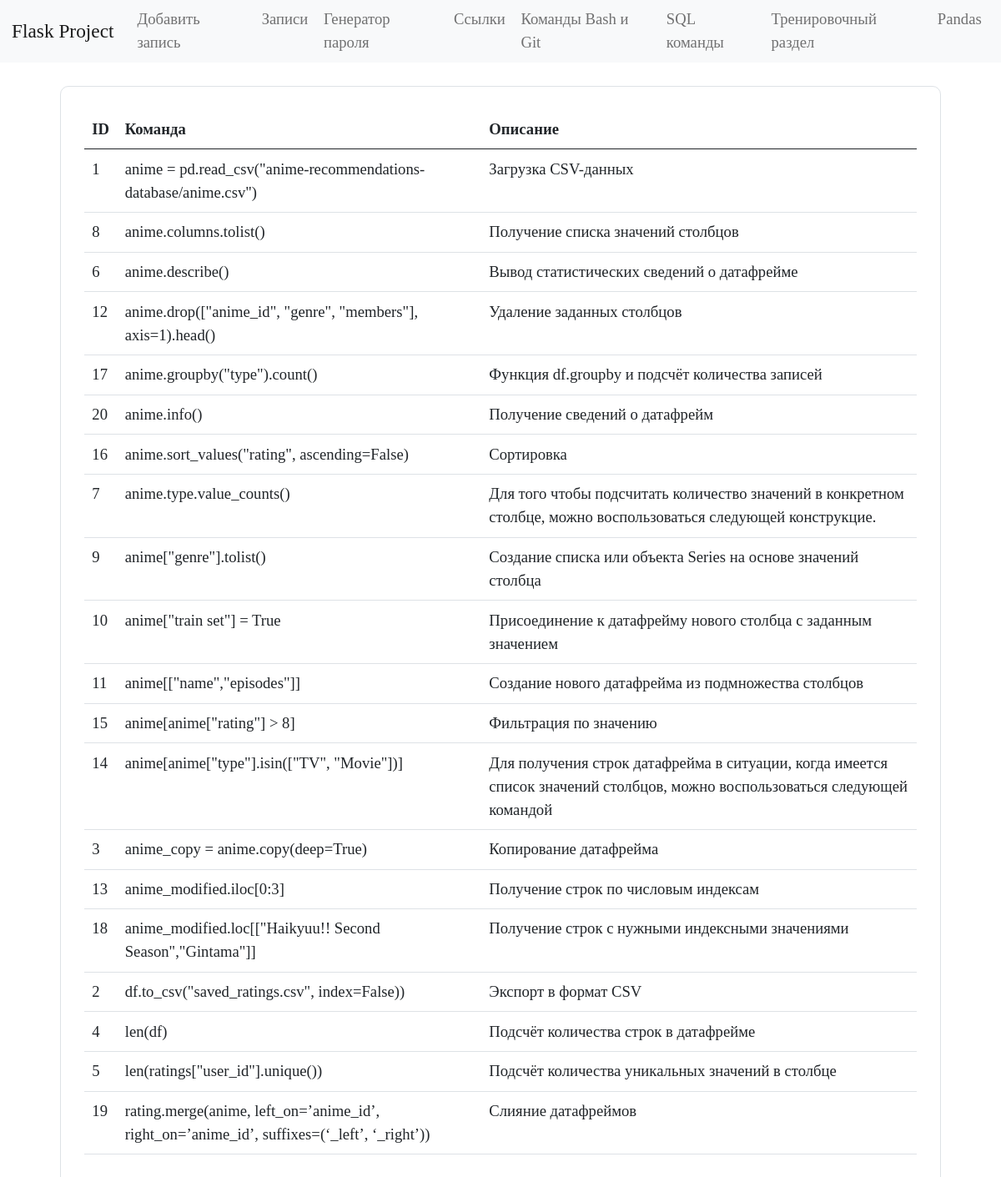
/pandas, run on the app's committed database.
### tables this page shows
CREATE TABLE pandas (
    id INTEGER PRIMARY KEY AUTOINCREMENT,
    command TEXT NOT NULL,
    name TEXT NOT NULL
  );

### app.py (the view)
@app.route("/pandas")
def pandas_commands():
    conn = get_db_connection()
    pandas_commands = conn.execute("SELECT * FROM pandas ORDER BY 2").fetchall()
    conn.close()
    return render_template("pandas.html", pandas_commands=pandas_commands)

### app.py (called while the page is built)
def get_db_connection():
    conn = sqlite3.connect("database.db")
    conn.row_factory = sqlite3.Row
    return conn

### templates/pandas.html (shortened to what this page needs)
{% extends "base.html" %}
{% block content %}
<div class="bd-example">
  <table class="table">
    <thead>
      <tr>
		<th scope="col">ID</th>
        <th scope="col">Команда</th>
        <th scope="col">Описание</th>
      </tr>
    </thead>
    <tbody>
    {% for pandas_commands in pandas_commands %}
      <tr>
		<td>{{ pandas_commands['id'] }}</td>
        <td>{{ pandas_commands['command'] }}</td>
        <td>{{ pandas_commands['name'] }}</td>
      </tr>
    {% endfor %}
    </tbody>
  </table>
</div>
{% endblock %}

### static/styles.css (style rules this page uses)
* { font-family: Bahnschrift; font-size: 14pt; }
.bd-example { padding: 1.5rem; margin: 1.5rem; border-radius: 10px; border: solid #dee2e6 1px; }

### data on the page
pandas: id "1", command "anime = pd.read_csv(\"anime-recommendations-database/anime.csv\")", name "Загрузка CSV-данных"
pandas: id "8", command "anime.columns.tolist()", name "Получение списка значений столбцов"
pandas: id "6", command "anime.describe()", name "Вывод статистических сведений о датафрейме"
pandas: id "12", command "anime.drop([\"anime_id\", \"genre\", \"members\"], axis=1).head()", name "Удаление заданных столбцов"
pandas: id "17", command "anime.groupby(\"type\").count()", name "Функция df.groupby и подсчёт количества записей"
pandas: id "20", command "anime.info()", name "Получение сведений о датафрейм"
pandas: id "16", command "anime.sort_values(\"rating\", ascending=False)", name "Сортировка"
pandas: id "7", command "anime.type.value_counts()", name "Для того чтобы подсчитать количество значений в конкретном столбце, можно воспользоваться следующей конструкцие."
pandas: id "9", command "anime[\"genre\"].tolist()", name "Создание списка или объекта Series на основе значений столбца"
pandas: id "10", command "anime[\"train set\"] = True", name "Присоединение к датафрейму нового столбца с заданным значением"
pandas: id "11", command "anime[[\"name\",\"episodes\"]]", name "Создание нового датафрейма из подмножества столбцов"
pandas: id "15", command "anime[anime[\"rating\"] > 8]", name "Фильтрация по значению"
pandas: id "14", command "anime[anime[\"type\"].isin([\"TV\", \"Movie\"])]", name "Для получения строк датафрейма в ситуации, когда имеется список значений столбцов, можно воспользоваться следующей командой"
pandas: id "3", command "anime_copy = anime.copy(deep=True)", name "Копирование датафрейма"
pandas: id "13", command "anime_modified.iloc[0:3]", name "Получение строк по числовым индексам"
pandas: id "18", command "anime_modified.loc[[\"Haikyuu!! Second Season\",\"Gintama\"]]", name "Получение строк с нужными индексными значениями"
pandas: id "2", command "df.to_csv(\"saved_ratings.csv\", index=False))", name "Экспорт в формат CSV"
pandas: id "4", command "len(df)", name "Подсчёт количества строк в датафрейме"
pandas: id "5", command "len(ratings[\"user_id\"].unique())", name "Подсчёт количества уникальных значений в столбце"
pandas: id "19", command "rating.merge(anime, left_on=’anime_id’, right_on=’anime_id’, suffixes=(‘_left’, ‘_right’))", name "Слияние датафреймов"
